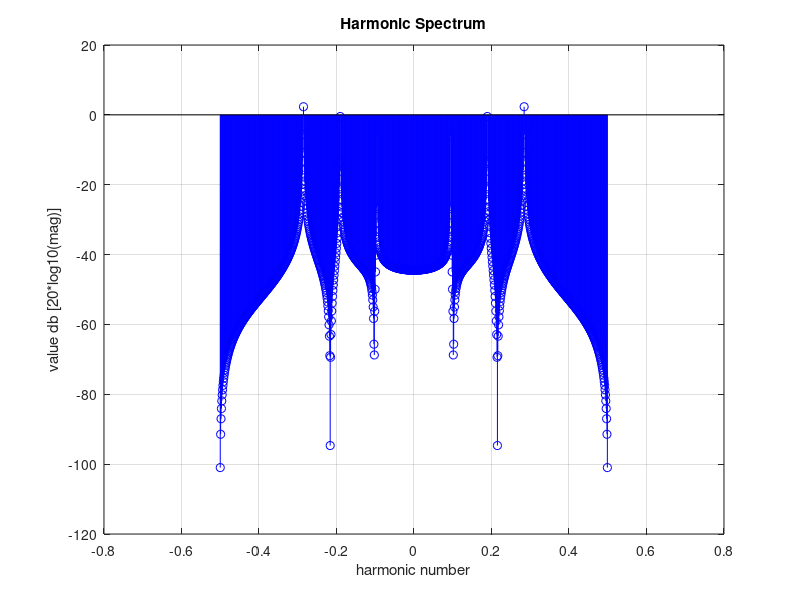

Source code (MATLAB):

fs = 100e3; % Hz
t = 0:1/fs:1e-2;
f0 = 9.5e3;
signal = cos(2*pi*f0*t) + 2*cos(2*pi*2*f0*t) + 3*cos(2*pi*3*f0*t);

% signal = cos(2*pi*f0*t);

N = length(signal);
Y = fft(signal);
f = (-N/2:N/2-1)*(fs/N);

% Compute magnitude in dB
magY = abs(fftshift(Y))/N; % Normalize
mag_db = 20*log10(magY);

% Plot harmonic spectrum
figure;
stem(f/fs, mag_db, 'bo'); % Normalize frequency by fs
xlabel('harmonic number');
ylabel('value db [20*log10(mag)]');
title('Harmonic Spectrum');
grid on;